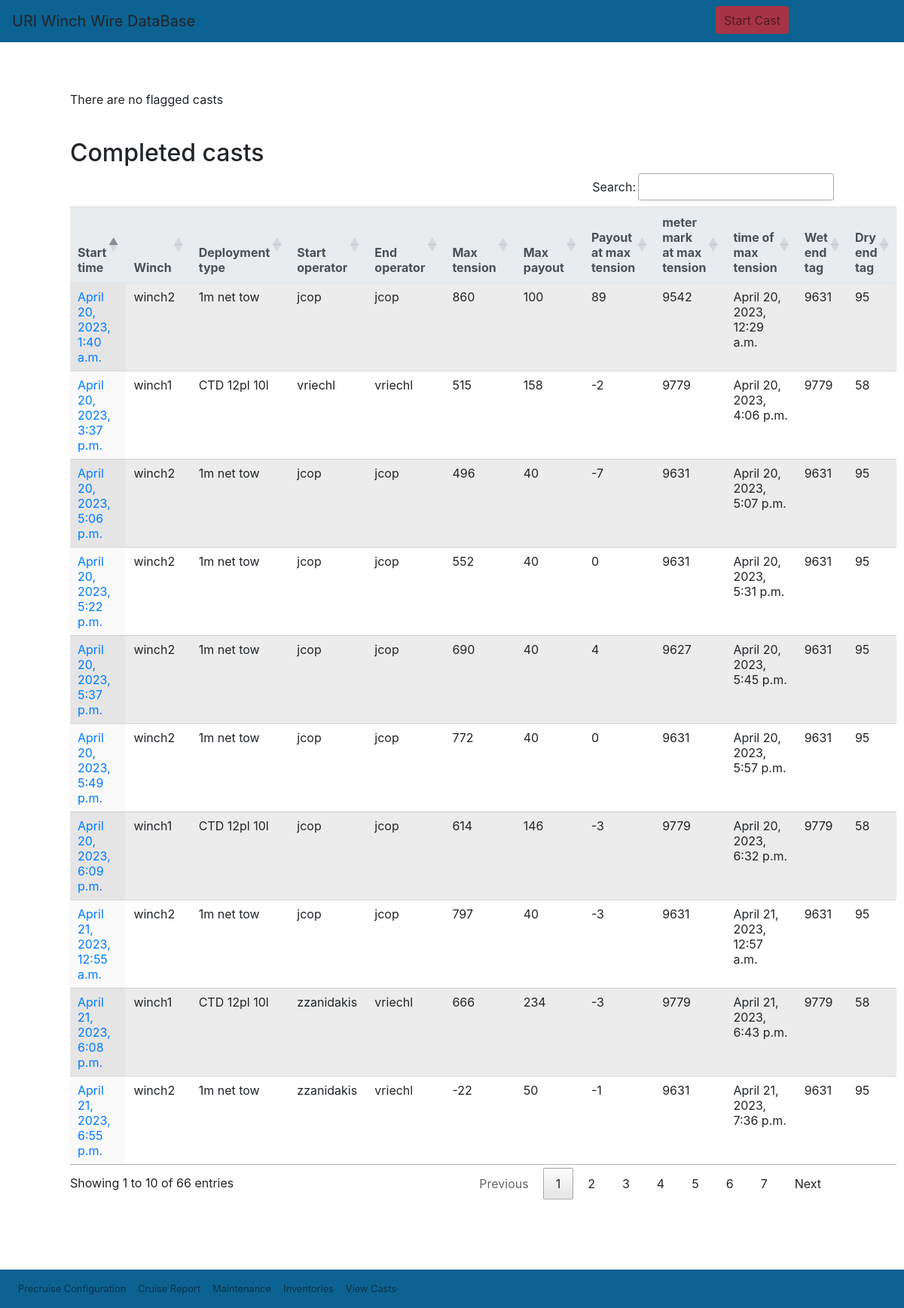
Screenshot of /wwdb/castlist/ with the database file from the repository.
### wwdb/models.py (models this page shows, shortened)
class Cast(models.Model):
    id = models.AutoField(db_column='Id', primary_key=True, blank=True, null=False)  # Field name made lowercase.
    startoperator = models.ForeignKey('WinchOperator', models.DO_NOTHING, db_column='StartOperatorId', null=True, related_name='startoperatorid', verbose_name="Start operator", limit_choices_to={'status': True})  # Field name made lowercase.
    endoperator = models.ForeignKey('WinchOperator', models.DO_NOTHING, db_column='EndOperatorId', null=True, related_name='endoperatorid', verbose_name='End operator', limit_choices_to={'status': True})  # Field name made lowercase.
    startdate = models.DateTimeField(db_column='StartDate', null=False, verbose_name='Start date and time', validators=[MaxValueValidator(limit_value=datetime.today)])  # Field name made lowercase.
    enddate = models.DateTimeField(db_column='EndDate', blank=True, null=True, verbose_name='End date and time', validators=[MaxValueValidator(limit_value=datetime.today)])  # Field name made lowercase.
    deploymenttype = models.ForeignKey('Deploymenttype', models.DO_NOTHING, db_column='DeploymentTypeId', null=True, verbose_name='Deployment type', limit_choices_to={'status': True})  # Field name made lowercase.
    wire = models.ForeignKey('Wire', models.DO_NOTHING, db_column='WireId', blank=True, null=True, verbose_name='Wire')  # Field name made lowercase.
    winch = models.ForeignKey('Winch', models.DO_NOTHING, db_column='WinchId', null=True, verbose_name='Winch', limit_choices_to={'status': True})  # Field name made lowercase.
    notes = models.TextField(db_column='Notes', blank=True, null=True, verbose_name='Notes')  # Field name made lowercase.
    maxtension = models.IntegerField(db_column='MaxTension', blank=True, null=True, verbose_name='Max tension')  # Field name made lowercase.
    maxpayout = models.IntegerField(db_column='MaxPayout', blank=True, null=True, verbose_name='Max payout')  # Field name made lowercase.
    payoutmaxtension = models.IntegerField(db_column='PayoutMaxTension', blank=True, null=True, verbose_name='Payout at max tension')  # Field name made lowercase.
    metermaxtension = models.IntegerField(db_column='MeterMaxTension', blank=True, null=True, verbose_name='Meter mark at max tension')  # Field name made lowercase.
    timemaxtension = models.DateTimeField(db_column='TimeMaxTension', blank=True, null=True, verbose_name='Time at max tension')  # Field name made lowercase.
    flagforreview = models.BooleanField(db_column='Flagforreview', blank=True, null=True, verbose_name='Flag for review')  # Field name made lowercase.
    dryendtag = models.IntegerField(db_column='DryEndTag', blank=True, null=True, verbose_name='Dry end tag')  # Field name made lowercase.
    wetendtag = models.IntegerField(db_column='WetEndTag', blank=True, null=True, verbose_name='Wet end tag')  # Field name made lowercase.
    class Meta:
        managed = True
        db_table = 'Cast'
        verbose_name_plural = "Cast"

class Winch(models.Model):
    id = models.AutoField(db_column='Id', primary_key=True, blank=True, null=False)  # Field name made lowercase.
    name = models.TextField(db_column='Name', blank=True, null=True, verbose_name='Name')
    ship = models.TextField(db_column='Ship', blank=True, null=True, verbose_name='Ship')  # Field name made lowercase.
    institution = models.TextField(db_column='Institution', blank=True, null=True, verbose_name='Institution')  # Field name made lowercase.
    manufacturer = models.TextField(db_column='Manufacturer', blank=True, null=True, verbose_name='Manufacturer')  # Field name made lowercase.
    drums = models.ManyToManyField(Drum, through='Drumlocation', related_name='winches', verbose_name='Drum')
    wiretrainschematicjframe = models.TextField(db_column='WireTrainSchematicJFrame', blank=True, null=True, verbose_name='Wire train schematic Jframe')  # Field name made lowercase.
    wiretrainschematicaframe = models.TextField(db_column='WireTrainSchematicAFrame', blank=True, null=True, verbose_name='Wire train schematic Aframe')  # Field name made lowercase.
    status = models.BooleanField(db_column='Status', blank=True, null=True, verbose_name='Status')  # Field name made lowercase.
    class Meta:
        managed = True
        db_table = 'Winch'
        verbose_name_plural = "Winch"
    def __str__(self):
        return str(self.name)

class DeploymentType(models.Model):
    id = models.AutoField(db_column='Id', primary_key=True, blank=True, null=False)  # Field name made lowercase.
    status = models.BooleanField(db_column='Status', blank=True, null=True, verbose_name='Status')  # Field name made lowercase.
    name = models.TextField(db_column='Name', blank=True, null=True, verbose_name='Name')
    equipment = models.TextField(db_column='Equipment', blank=True, null=True, verbose_name='Equipment')  # Field name made lowercase.
    notes = models.TextField(db_column='Notes', blank=True, null=True, verbose_name='Notes')  # Field name made lowercase.
    class Meta:
        managed = True
        db_table = 'DeploymentType'
        verbose_name_plural = "DeploymentType"
    def __str__(self):
        return str(self.name)

class WinchOperator(models.Model):
    id = models.AutoField(db_column='Id', primary_key=True, blank=True, null=False)  # Field name made lowercase. This field type is a guess.
    status = models.BooleanField(db_column='Status', blank=True, null=True, verbose_name='Status')  # Field name made lowercase.
    firstname = models.TextField(db_column='FirstName', blank=True, null=True, verbose_name='First name')  # Field name made lowercase.
    lastname = models.TextField(db_column='LastName', blank=True, null=True, verbose_name='Last name')  # Field name made lowercase.
    username = models.TextField(db_column='UserName', blank=True, null=True, verbose_name='User name')  # Field name made lowercase.
    class Meta:
        managed = True
        db_table = 'WinchOperator'
        verbose_name_plural = "WinchOperator"
    def __str__(self):
        return str(self.username)

### wwdb/views.py (the view)
# urls.py: path('castlist/', views.castlist, name='castlist'),
def castlist(request):
    cast_noflag = Cast.objects.filter(flagforreview=False, maxpayout__isnull=False, payoutmaxtension__isnull=False, maxtension__isnull=False)
    cast_flag = Cast.objects.filter(flagforreview=True)|Cast.objects.filter(maxpayout__isnull=True)|Cast.objects.filter(payoutmaxtension__isnull=True)|Cast.objects.filter(maxtension__isnull=True)
    context = {
        'cast_noflag': cast_noflag,
        'cast_flag': cast_flag,
       }
    return render(request, 'wwdb/castlist.html', context=context)

### wwdb/templates/wwdb/castlist.html (shortened to what this page needs)
{% extends "wwdb/base.html" %}
{% block content %}
<div class="container p-5">
    {% if cast_flag %}
    <h2>Flagged for review</h2>
    <table id="" class="display table table-danger table-sm">
        <thead class="thead-light">
            <tr>
                <th>Start time</th>
                <th>Winch</th>
                <th>Deployment type</th>
                <th>Start operator</th>
                <th>End operator</th>
                <th>Max tension</th>
                <th>Max payout</th>
                <th>Payout at max tension</th>
                <th>meter mark at max tension</th>
                <th>time of max tension</th>
                <th>Wet end tag</th>
                <th>Dry end tag</th>
            </tr>
        </thead>
        {% for cast in cast_flag %}
        <tr>
            <td><a href="{% url 'castedit' cast.pk %}">{{cast.startdate}}</a></td>
            <td>{{cast.winch}}</td>
            <td>{{cast.deploymenttype}}</td>
            <td>{{cast.startoperator}}</td>
            <td>{{cast.endoperator}}</td>
            <td>{{cast.maxtension}}</td>
            <td>{{cast.maxpayout}}</td>
            <td>{{cast.payoutmaxtension}}</td>
            <td>{{cast.metermaxtension}}</td>
            <td>{{cast.timemaxtension}}</td>
            <td>{{cast.wetendtag}}</td>
            <td>{{cast.dryendtag}}</td>
        </tr>
        {% endfor %}
    </table>
    {% else %}
        <p>There are no flagged casts</p>
    {% endif %}
    <br />
    {% if cast_noflag %}
    <h2>Completed casts</h2>
    <table id="" class="display table table-striped table-sm">
        <thead class="thead-light">
            <tr>
                <th>Start time</th>
                <th>Winch</th>
                <th>Deployment type</th>
                <th>Start operator</th>
                <th>End operator</th>
                <th>Max tension</th>
                <th>Max payout</th>
                <th>Payout at max tension</th>
                <th>meter mark at max tension</th>
                <th>time of max tension</th>
                <th>Wet end tag</th>
                <th>Dry end tag</th>
            </tr>
        </thead>
        {% for cast in cast_noflag %}
        <tr>
            <td><a href="{% url 'castedit' cast.pk %}">{{cast.startdate}}</a></td>
            <td>{{cast.winch}}</td>
            <td>{{cast.deploymenttype}}</td>
            <td>{{cast.startoperator}}</td>
            <td>{{cast.endoperator}}</td>
            <td>{{cast.maxtension}}</td>
            <td>{{cast.maxpayout}}</td>
            <td>{{cast.payoutmaxtension}}</td>
            <td>{{cast.metermaxtension}}</td>
            <td>{{cast.timemaxtension}}</td>
            <td>{{cast.wetendtag}}</td>
            <td>{{cast.dryendtag}}</td>
        </tr>
        {% endfor %}
    </table>
    {% else %}
        <p>There are no completed casts</p>
    {% endif %}
</div>
    {% endblock content %}

### rows the page displays
Cast: startdate "April 20, 2023, 1:40 a.m.", winch "winch2", deploymenttype "1m net tow", startoperator "jcop", endoperator "jcop", maxtension "860", maxpayout "100", payoutmaxtension "89", metermaxtension "9542", timemaxtension "April 20, 2023, 12:29 a.m.", wetendtag "9631", dryendtag "95"
Cast: startdate "April 20, 2023, 5:06 p.m.", winch "winch2", deploymenttype "1m net tow", startoperator "jcop", endoperator "jcop", maxtension "496", maxpayout "40", payoutmaxtension "-7", metermaxtension "9631", timemaxtension "April 20, 2023, 5:07 p.m.", wetendtag "9631", dryendtag "95"
Cast: startdate "April 20, 2023, 5:22 p.m.", winch "winch2", deploymenttype "1m net tow", startoperator "jcop", endoperator "jcop", maxtension "552", maxpayout "40", payoutmaxtension "0", metermaxtension "9631", timemaxtension "April 20, 2023, 5:31 p.m.", wetendtag "9631", dryendtag "95"
Cast: startdate "April 20, 2023, 5:37 p.m.", winch "winch2", deploymenttype "1m net tow", startoperator "jcop", endoperator "jcop", maxtension "690", maxpayout "40", payoutmaxtension "4", metermaxtension "9627", timemaxtension "April 20, 2023, 5:45 p.m.", wetendtag "9631", dryendtag "95"
Cast: startdate "April 20, 2023, 5:49 p.m.", winch "winch2", deploymenttype "1m net tow", startoperator "jcop", endoperator "jcop", maxtension "772", maxpayout "40", payoutmaxtension "0", metermaxtension "9631", timemaxtension "April 20, 2023, 5:57 p.m.", wetendtag "9631", dryendtag "95"
Cast: startdate "April 21, 2023, 12:55 a.m.", winch "winch2", deploymenttype "1m net tow", startoperator "jcop", endoperator "jcop", maxtension "797", maxpayout "40", payoutmaxtension "-3", metermaxtension "9631", timemaxtension "April 21, 2023, 12:57 a.m.", wetendtag "9631", dryendtag "95"
Cast: startdate "April 21, 2023, 6:55 p.m.", winch "winch2", deploymenttype "1m net tow", startoperator "zzanidakis", endoperator "vriechl", maxtension "-22", maxpayout "50", payoutmaxtension "-1", metermaxtension "9631", timemaxtension "April 21, 2023, 7:36 p.m.", wetendtag "9631", dryendtag "95"
Cast: startdate "April 20, 2023, 3:37 p.m.", winch "winch1", deploymenttype "CTD 12pl 10l", startoperator "vriechl", endoperator "vriechl", maxtension "515", maxpayout "158", payoutmaxtension "-2", metermaxtension "9779", timemaxtension "April 20, 2023, 4:06 p.m.", wetendtag "9779", dryendtag "58"
Cast: startdate "April 20, 2023, 6:09 p.m.", winch "winch1", deploymenttype "CTD 12pl 10l", startoperator "jcop", endoperator "jcop", maxtension "614", maxpayout "146", payoutmaxtension "-3", metermaxtension "9779", timemaxtension "April 20, 2023, 6:32 p.m.", wetendtag "9779", dryendtag "58"
Cast: startdate "April 21, 2023, 6:08 p.m.", winch "winch1", deploymenttype "CTD 12pl 10l", startoperator "zzanidakis", endoperator "vriechl", maxtension "666", maxpayout "234", payoutmaxtension "-3", metermaxtension "9779", timemaxtension "April 21, 2023, 6:43 p.m.", wetendtag "9779", dryendtag "58"
